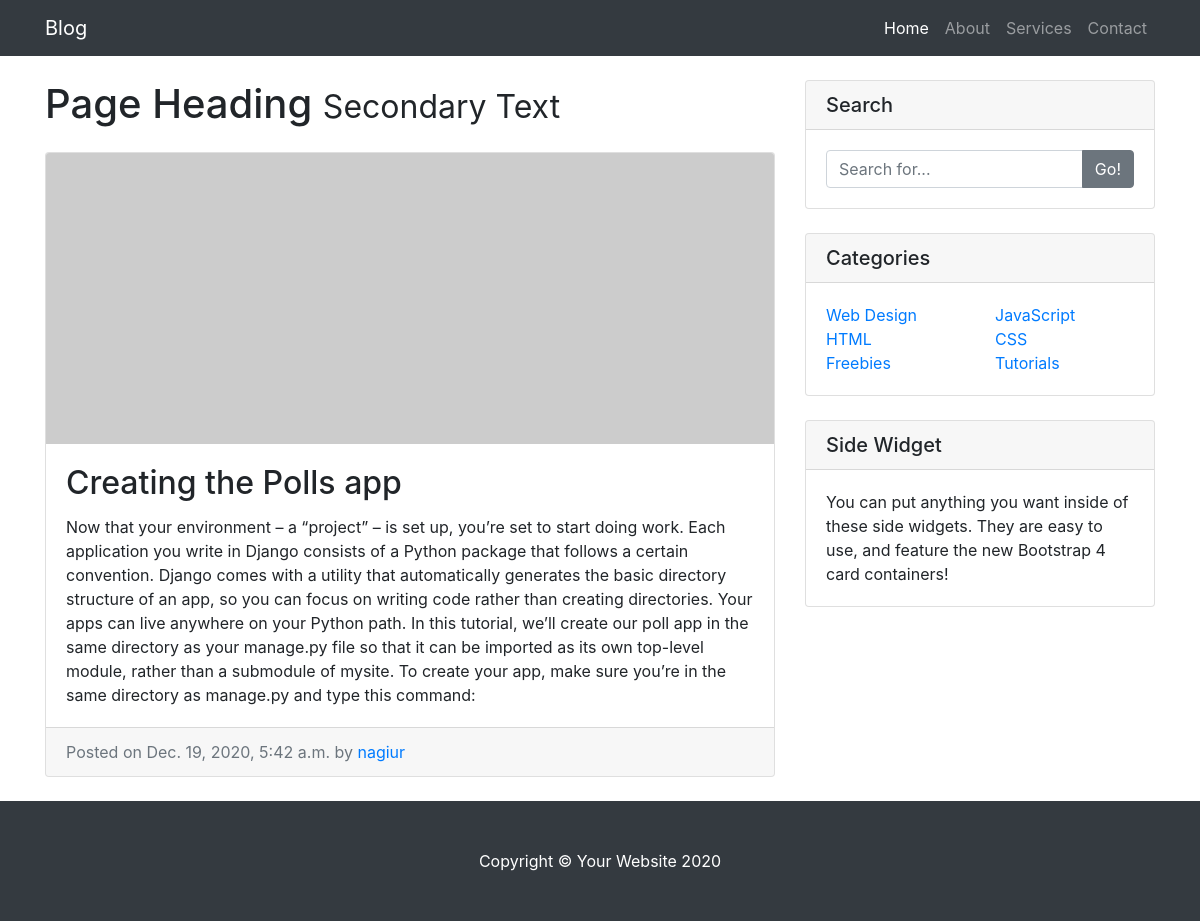
The app's page /blog/4/ with its own data.
### blog/models.py (models this page shows)
class Post(models.Model):
    STATUS_CHOICES = (
        ('draft', 'Draft'),
        ('published', 'Published')
    )
    title = models.CharField(max_length=250)
    slug = models.SlugField(max_length=250,unique_for_date='publish')
    author = models.ForeignKey(User,on_delete=models.CASCADE,related_name='blog_posts')
    body = models.TextField()
    publish = models.DateTimeField(default=timezone.now)
    created = models.DateTimeField(auto_now_add=True)
    updated = models.DateTimeField(auto_now=True)
    status = models.CharField(max_length=10, choices=STATUS_CHOICES, default='draft')

### blog/views.py (the view)
# urls.py: path('<int:id>/', detail, name='detail'),
def detail(request, id):
    post = get_object_or_404(Post, pk=id)
    return render(request, 'blog/list_detail.html', {'post': post})

### blog/templates/blog/list_detail.html (shortened to what this page needs)
{% extends "blog/base.html" %}
{% block content %}
  <div class="card mb-4">
    <img class="card-img-top" src="http://placehold.it/750x300" alt="Card image cap">
    <div class="card-body">
      <h2 class="card-title">{{ post.title}}</h2>
      <p class="card-text">{{ post.body }}</p>
    </div>
    <div class="card-footer text-muted">
      Posted on {{ post.publish }} by
      <a href="#">{{ post.author}}</a>
    </div>
  </div>
{% endblock %}

### blog/static/css/css/blog-home.css (style rules this page uses)
body { padding-top: 56px; }

### records on screen
Post: title "Creating the Polls app", body "Now that your environment – a “project” – is set up, you’re set to start doing work. Each application you write in Django consists of a Python package that follows a certain convention. Django comes with a utility that automatically generates the basic directory structure of an app, so you can focus on writing code rather than creating directories. Your apps can live anywhere on your Python path. In this tutorial, we’ll create our poll app in the same directory as your manage.py file so that it can be imported as its own top-level module, rather than a submodule of mysite. To create your app, make sure you’re in the same directory as manage.py and type this command:", publish "Dec. 19, 2020, 5:42 a.m.", author "nagiur"
